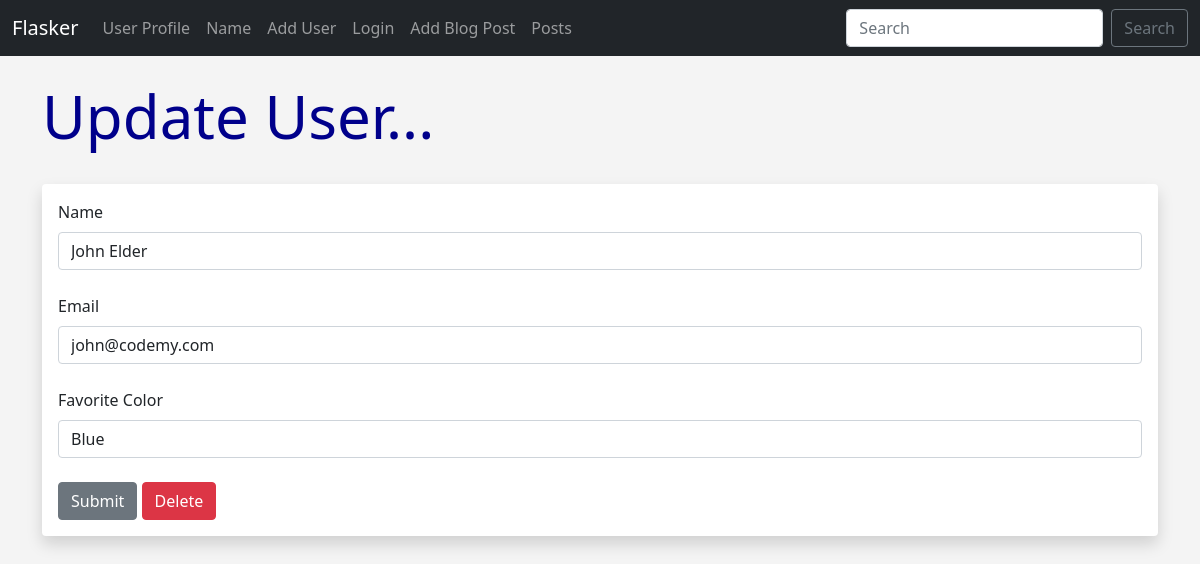
Screenshot of /update/1 with the database file from the repository.
### hello.py (models this page shows, shortened)
class Users(db.Model, UserMixin):
	id = db.Column(db.Integer, primary_key=True)
	username = db.Column(db.String(20), nullable=False, unique=True)
	name = db.Column(db.String(200), nullable=False)
	email = db.Column(db.String(120), nullable=False, unique=True)
	favorite_color = db.Column(db.String(120))
	date_added = db.Column(db.DateTime, default=datetime.utcnow)
	password_hash = db.Column(db.String(128))
	@property
	def password(self):
		raise AttributeError('password is not a readable attribute!')

### hello.py (the view)
@app.route('/update/<int:id>', methods=['GET', 'POST'])
def update(id):
	form = UserForm()
	name_to_update = Users.query.get_or_404(id)
	if request.method == "POST":
		name_to_update.name = request.form['name']
		name_to_update.email = request.form['email']
		name_to_update.favorite_color = request.form['favorite_color']
		try:
			db.session.commit()
			flash("User Updated Successfully!")
			return render_template("update.html",
				form=form,
				name_to_update = name_to_update)
		except:
			flash("Error!  Looks like there was a problem...try again!")
			return render_template("update.html",
				form=form,
				name_to_update = name_to_update)
	else:
		return render_template("update.html",
				form=form,
				name_to_update = name_to_update,
				id = id)

### hello.py
class UserForm(FlaskForm):
	name = StringField("Name", validators=[DataRequired()])
	username = StringField("Username", validators=[DataRequired()])
	email = StringField("Email", validators=[DataRequired()])
	favorite_color = StringField("Favorite Color")
	password_hash = PasswordField('Password', validators=[DataRequired(), EqualTo('password_hash2', message='Passwords Must Match!')])
	password_hash2 = PasswordField('Confirm Password', validators=[DataRequired()])
	submit = SubmitField("Submit")

### templates/update.html (shortened to what this page needs)
{% extends 'base.html' %}
{% block content %}
{% if name %}
	<h1>Update User!</h1>
	<br/><br/>
<table class="table table-hover table-bordered table-striped">
{% for our_user in our_users %}
	<tr>
	<td>{{ our_user.id }}. {{ our_user.name }} - {{ our_user.email }} - {{ our_user.favorite_color }}</td>
	</tr>
{% endfor %}
</table>
{% else %}
	<h1>Update User...</h1>
	<br/>
<div class="shadow p-3 mb-5 bg-body rounded">
	<form action="/update/{{ name_to_update.id }}" method="POST">
		{{ form.name.label(class="form-label") }}
		{{ form.name(class="form-control", value=name_to_update.name) }}
		<br/>
		{{ form.email.label(class="form-label") }}
		{{ form.email(class="form-control", value=name_to_update.email) }}
		<br/>
		{{ form.favorite_color.label(class="form-label") }}
		{{ form.favorite_color(class="form-control", value=name_to_update.favorite_color) }}
		<br/>
		{{ form.submit(class="btn btn-secondary") }}
		<a href="{{ url_for('delete', id=id)}}" class="btn btn-danger">Delete</a>
	</form>
</div>
<br/><br/><br/>
{% endif %}
{% endblock %}

### static/css/style.css (style rules this page uses)
h1 { color: darkblue; font-size:60px; }
body { background: #f4f4f4; }

### rows the page displays
Users: name "John Elder", email "john@codemy.com", favorite_color "Blue"
